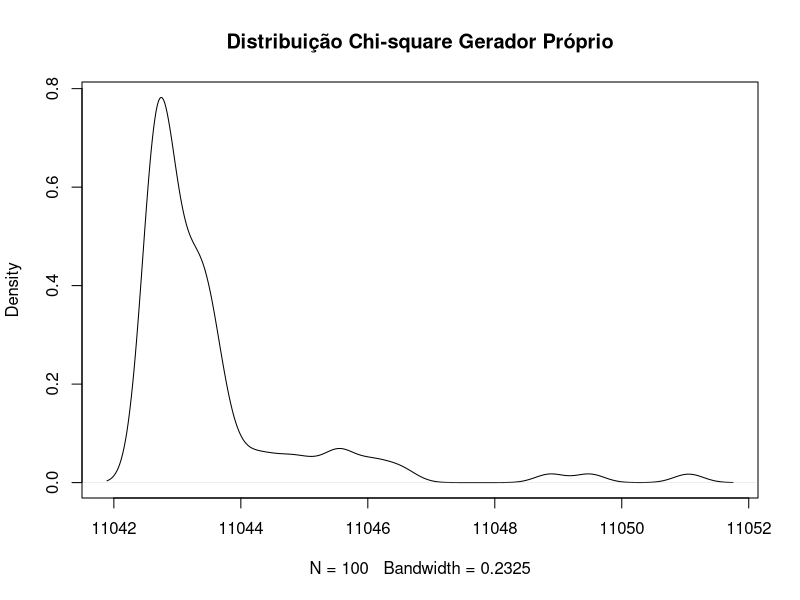
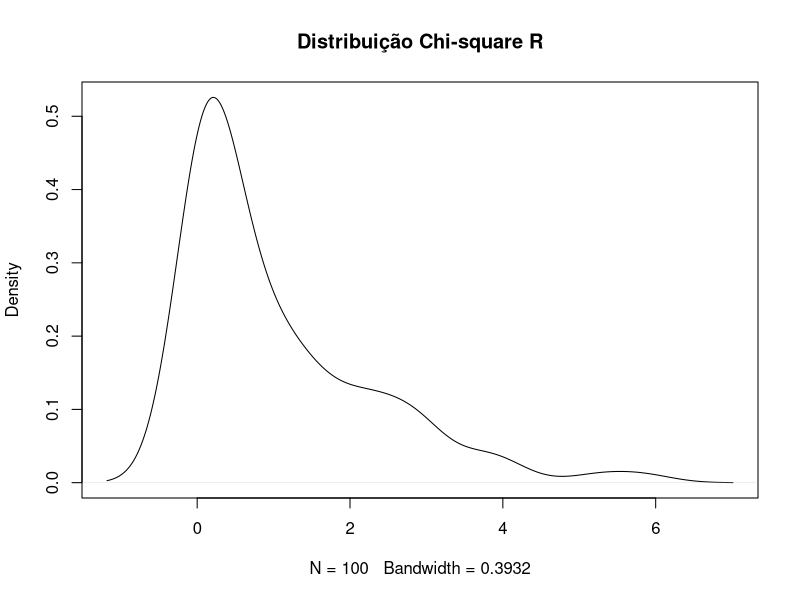

R code for these plots, in order:
##############################################################################
# Programa de Pós-Graduação em Engenharia Elétrica e de Computação - PPgEEC
# Processos Estocásticos
# Primeiro Trabalho de Processos Estocásticos
#
# Chi-Square Distribution
#
# @author Marco Olimpio - marco.olimpio -at- gmail -dot- com
# @author Rebecca Betwel - bekbetwel -at- gmail -dot- com
##############################################################################

#Utiliza uma distribuição uniforme e uma distribuição gaussiana onde
# wi = -2(ln x1 + ... + ln xn) + (Zi)^2

i = 1
valor <- 0
#Numero de amostras
n = 100
#Criacao de vetor de V.A.s com distribuicao Uniforme
dstUniforme = runif(n)
#Criacao de vetor de V.A.s com distribuiçao N[0,1]
dstGaussiana = rnorm(n, mean = 0, sd = 1)
#ln (X_i)^1 + ... + ln (X_i)^m
for (value_i in dstUniforme) {
  valor <- valor + log((value_i^i), base = exp(1))
  i <- i+1
}
dstChisquare = -2*valor + dstGaussiana^2

#hist(dstUniforme)
#plot(density(dstUniforme),main="Uniforme")
#hist(dstGaussiana)
#plot(density(dstUniforme),main="Gaussiana")
#hist(dstChisquare)#, main = "Chi-Square")
plot(density(dstChisquare), main="Distribuição Chi-square Gerador Próprio")

dstChisquareR = rchisq(n,1)
plot(density(dstChisquareR),main="Distribuição Chi-square R")